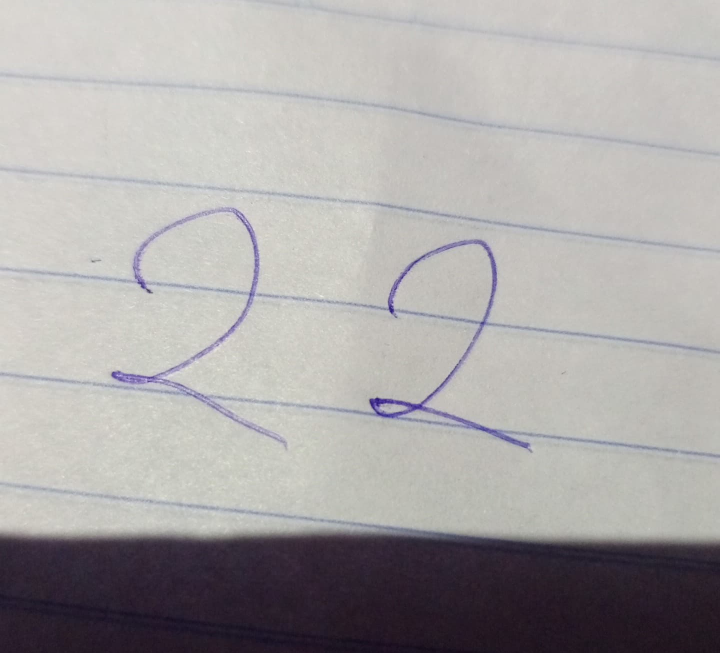
#> input picture test_image.jpg, 1440 x 1305 px (shown at 1/2 size)
$ python -i image_preprocessor.py   (imports and definitions only)
#> lines starting #> are read from the running program, lines starting #| are printed output that depends on the picture
#> further down, picture is the input picture: shape (1305, 1440, 3); mean B, G, R 166.6, 167.1, 170
"""
Enhanced image preprocessing module for the OCR system with Google Lens-like capabilities.

This module contains advanced image enhancement functions to optimize images for OCR accuracy,
including text detection, perspective correction, and intelligent preprocessing.
"""

import logging
from typing import Dict, List, Optional, Tuple, Union
import cv2
import numpy as np
from PIL import Image, ImageEnhance, ImageFilter
import math

from config import Config
from utils import Timer

logger = logging.getLogger(__name__)

class ImagePreprocessingError(Exception):
    """Custom exception for image preprocessing errors."""
    pass

class ImagePreprocessor:
    """
    Enhanced image preprocessor with Google Lens-like capabilities.
    """

    def __init__(self, config: Optional[Config] = None):
        """
        Initialize the image preprocessor.

        Args:
            config: Configuration object with preprocessing parameters
        """
        self.config = config if config is not None else Config()
        self.target_dpi = self.config.TARGET_DPI
        self.max_dimension = self.config.MAX_IMAGE_DIMENSION

    # [39 lines left out: function load_image, not called in this run]

    def detect_text_regions(self, image: np.ndarray) -> List[Tuple[int, int, int, int]]:
        """
        Detect text regions in the image using MSER and contour detection.

        Args:
            image: Input image array

        Returns:
            List of bounding boxes (x, y, width, height)
        """
        try:
            # Convert to grayscale
            if len(image.shape) == 3:
                gray = cv2.cvtColor(image, cv2.COLOR_BGR2GRAY)
            else:
                gray = image.copy()
            # Apply MSER (Maximally Stable Extremal Regions)
            mser = cv2.MSER_create()
            mser.setMinArea(100)
            mser.setMaxArea(2000)
            mser.setDelta(5)

            regions, _ = mser.detectRegions(gray)
#> regions = 29 items

            # Convert regions to bounding boxes
            text_regions = []
            for region in regions:
                x, y, w, h = cv2.boundingRect(region)
                # Filter by aspect ratio and size
                aspect_ratio = w / h if h > 0 else 0
                if 0.1 < aspect_ratio < 10 and w > 20 and h > 10:
                    text_regions.append((x, y, w, h))
#> this loop made 29 passes
#> (x, y, w, h, aspect_ratio) on passes 1 to 12: (777, 603, 11, 24, 0.458), (777, 602, 11, 25, 0.44), (777, 602, 11, 25, 0.44), (776, 601, 12, 26, 0.462), (776, 599, 12, 28, 0.429), (739, 796, 49, 38, 1.29), (739, 796, 51, 38, 1.34), (739, 796, 67, 40, 1.68), (739, 775, 139, 61, 2.28), (739, 775, 140, 61, 2.3), (223, 742, 28, 22, 1.27), (275, 558, 16, 19, 0.842)
#> after the loop, text_regions = 21 items, first 6: (739, 796, 49, 38), (739, 796, 51, 38), (739, 796, 67, 40), (739, 775, 139, 61), (739, 775, 140, 61), (223, 742, 28, 22)

            # Merge overlapping regions
            text_regions = self._merge_overlapping_boxes(text_regions)

            logger.debug(f"Detected {len(text_regions)} text regions")
            return text_regions

        except Exception as e:
            logger.warning(f"Text region detection failed: {str(e)}")
            return []

    def _merge_overlapping_boxes(self, boxes: List[Tuple[int, int, int, int]]) -> List[Tuple[int, int, int, int]]:
        """Merge overlapping bounding boxes."""
        if not boxes:
            return []

        # Sort boxes by x coordinate
        boxes = sorted(boxes, key=lambda x: x[0])
#> boxes = 21 items, first 6: (223, 742, 28, 22), (266, 504, 40, 83), (739, 796, 49, 38), (739, 796, 51, 38), (739, 796, 67, 40), (739, 775, 139, 61)

        merged = []
        current = list(boxes[0])
#> current = [223, 742, 28, 22]

        for box in boxes[1:]:
            # Check if boxes overlap or are close
            if (current[0] + current[2] >= box[0] - 10 and
                current[1] + current[3] >= box[1] - 10):
                # Merge boxes
                x1 = min(current[0], box[0])
                y1 = min(current[1], box[1])
                x2 = max(current[0] + current[2], box[0] + box[2])
                y2 = max(current[1] + current[3], box[1] + box[3])
                current = [x1, y1, x2 - x1, y2 - y1]
            else:
                merged.append(tuple(current))
                current = list(box)
#> this loop made 20 passes
#> (box, y1, x2, y2, current) on passes 7 to 18: ((750, 806, 72, 22), 775, 879, 836, [739, 775, 140, 61]), ((751, 806, 66, 22), 775, 879, 836, [739, 775, 140, 61]), ((751, 806, 67, 22), 775, 879, 836, [739, 775, 140, 61]), ((751, 806, 67, 22), 775, 879, 836, [739, 775, 140, 61]), ((751, 806, 67, 22), 775, 879, 836, [739, 775, 140, 61]), ((751, 806, 68, 22), 775, 879, 836, [739, 775, 140, 61]), ((757, 807, 59, 20), 775, 879, 836, [739, 775, 140, 61]), ((757, 806, 60, 22), 775, 879, 836, [739, 775, 140, 61]), ((758, 807, 57, 19), 775, 879, 836, [739, 775, 140, 61]), ((758, 807, 57, 19), 775, 879, 836, [739, 775, 140, 61]), ((759, 808, 55, 17), 775, 879, 836, [739, 775, 140, 61]), ((760, 808, 54, 17), 775, 879, 836, [739, 775, 140, 61])
#> (y1, x2, y2, current) on passes 3 to 6: (796, 790, 834, [739, 796, 51, 38]), (796, 806, 836, [739, 796, 67, 40]), (775, 878, 836, [739, 775, 139, 61]), (775, 879, 836, [739, 775, 140, 61])
#> after the loop, merged = [(223, 742, 28, 22), (266, 504, 40, 83)]; x1 = 739; x2 = 930; y1 = 775; y2 = 851

        merged.append(tuple(current))
        return merged

    # [255 lines left out: functions correct_perspective, enhance_for_text_detection, adaptive_binarization, resize_image_optimal, enhance_contrast_adaptive, reduce_noise_advanced, not called in this run]

    def correct_skew_advanced(self, image: np.ndarray) -> Tuple[np.ndarray, float]:
        """
        Advanced skew detection and correction using text regions.

        Args:
            image: Input image array

        Returns:
            Tuple of (corrected_image, skew_angle)
        """
        try:
            # Convert to grayscale if needed
            if len(image.shape) == 3:
                gray = cv2.cvtColor(image, cv2.COLOR_BGR2GRAY)
            else:
                gray = image.copy()

            # Detect text regions
            text_regions = self.detect_text_regions(image)
#> in detect_text_regions, `text_regions = self._merge_overlapping_boxes(text_regions)`: text_regions = [(223, 742, 28, 22), (266, 504, 40, 83), (739, 775, 191, 76)]

            if len(text_regions) < 2:
                # Fallback to traditional method
                return self._correct_skew_traditional(gray)

            # Calculate angles from text regions
            angles = []
            for x, y, w, h in text_regions:
                if w > 50 and h > 20:  # Only consider significant text regions
                    # Extract region and find lines
                    region = gray[y:y+h, x:x+w]
                    edges = cv2.Canny(region, 30, 100, apertureSize=3)
                    lines = cv2.HoughLines(edges, 1, np.pi/180, threshold=50)

                    if lines is not None:
                        for line in lines:
                            rho, theta = line[0]
                            angle = np.degrees(theta) - 90
                            if abs(angle) < 45:  # Filter out vertical lines
                                angles.append(angle)
#> this loop made 3 passes
#> pass 3, in correct_skew_advanced, `region = gray[y:y+h, x:x+w]`:
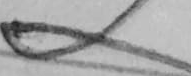
#> region: shape (76, 191); min 34, max 205, mean 164.1
#> pass 3, in correct_skew_advanced, `edges = cv2.Canny(region, 30, 100, apertureSize=3)`:
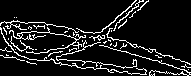
#> edges: shape (76, 191); 10.7% white in thin lines or dots
#> after the loop, angles = 29 values, max 20 at index 26, min -42 at index 19, mean 8.41

            if angles:
                # Use median angle for stability
                final_angle = float(np.median(angles))
#> final_angle = 9

                # Only correct if angle is significant
                if abs(final_angle) > 0.5:
                    corrected = self._rotate_image(image, final_angle)
                    logger.info(f"Advanced skew correction: {final_angle:.2f} degrees")
                    return corrected, final_angle

            logger.debug("No significant skew detected")
            return image, 0.0

        except Exception as e:
            logger.warning(f"Advanced skew correction failed: {str(e)}")
            return self._correct_skew_traditional(gray)

    # [31 lines left out: function _correct_skew_traditional, not called in this run]

    def _rotate_image(self, image: np.ndarray, angle: float) -> np.ndarray:
        """Rotate image by given angle."""
#> called with angle = 9
        height, width = image.shape[:2]
#> height = 1305; width = 1440
        center = (width // 2, height // 2)
#> center = (720, 652)

        # Get rotation matrix
        rotation_matrix = cv2.getRotationMatrix2D(center, angle, 1.0)
#> rotation_matrix = [[0.988, 0.156, -93.13], [-0.156, 0.988, 120.7]]

        # Perform rotation
        rotated = cv2.warpAffine(image, rotation_matrix, (width, height),
                                flags=cv2.INTER_LINEAR, borderMode=cv2.BORDER_REPLICATE)
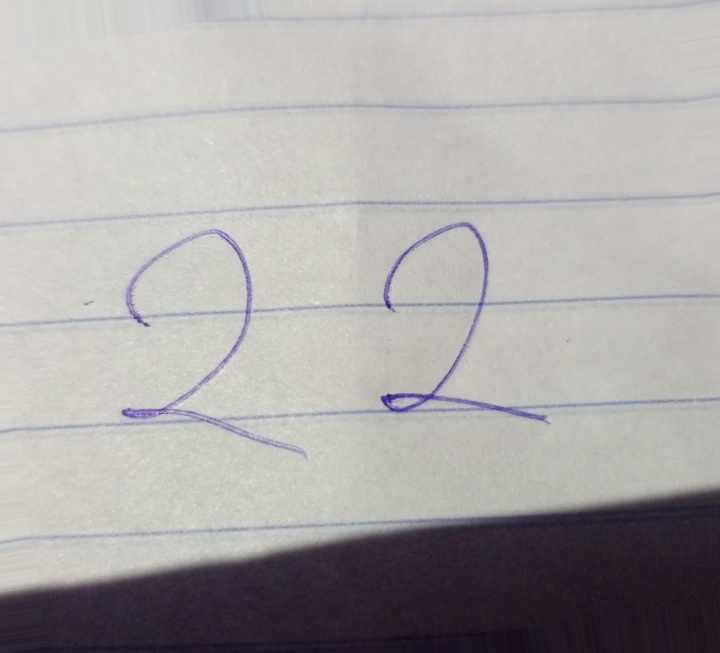
#> rotated: shape (1305, 1440, 3) (shown at 1/2 size); mean B, G, R 167.2, 167.7, 170.5

        return rotated

    # [110 lines left out: functions preprocess_pipeline, _assess_quality_improvement, preprocess_for_ocr, not called in this run]

>>> import cv2
>>> picture = cv2.imread('test_image.jpg')
>>> result = ImagePreprocessor().correct_skew_advanced(picture)

$ run again, on testimage.jpg
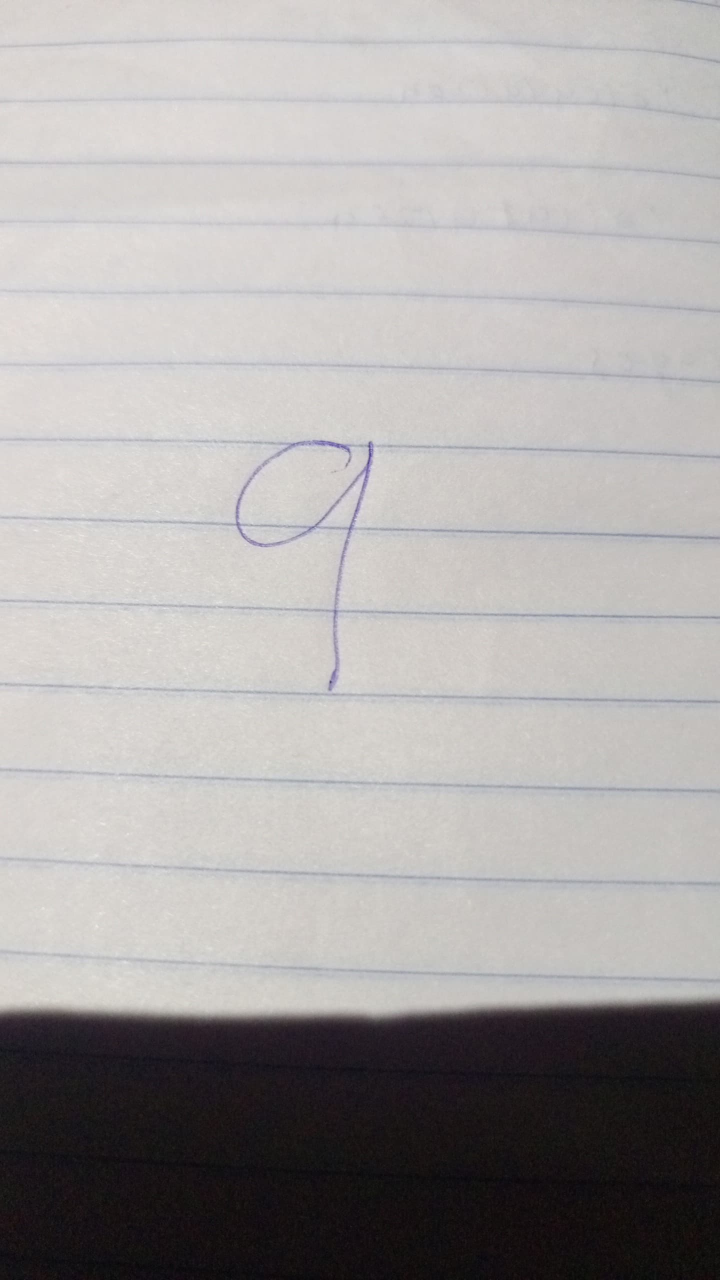
#> input picture testimage.jpg, 1440 x 2560 px (shown at 1/2 size)
#> picture is the input picture: shape (2560, 1440, 3); mean B, G, R 164.2, 164.9, 168
#> the loop in detect_text_regions, `for region in regions:` made 4 passes
#> (x, y, w, h, aspect_ratio) on passes 1 to 4: (733, 884, 10, 64, 0.156), (629, 881, 72, 25, 2.88), (628, 881, 73, 25, 2.92), (626, 881, 75, 29, 2.59)
#> after the loop in detect_text_regions, `for region in regions:`: text_regions = [(629, 881, 72, 25), (628, 881, 73, 25), (626, 881, 75, 29)]
#> boxes = [(626, 881, 75, 29), (628, 881, 73, 25), (629, 881, 72, 25)]
#> in _merge_overlapping_boxes, `current = list(boxes[0])`: current = [626, 881, 75, 29]
#> the loop in _merge_overlapping_boxes, `for box in boxes[1:]:` made 2 passes
#> (box, x1, y1, x2, y2, current) on passes 1 to 2: ((628, 881, 73, 25), 626, 881, 701, 910, [626, 881, 75, 29]), ((629, 881, 72, 25), 626, 881, 701, 910, [626, 881, 75, 29])
#> after the loop in _merge_overlapping_boxes, `for box in boxes[1:]:`: merged = []; x1 = 626; x2 = 701; y1 = 881; y2 = 910
#> in detect_text_regions, `text_regions = self._merge_overlapping_boxes(text_regions)`: text_regions = [(626, 881, 75, 29)]
#> in _correct_skew_traditional, `edges = cv2.Canny(gray, 30, 100, apertureSize=3)`:
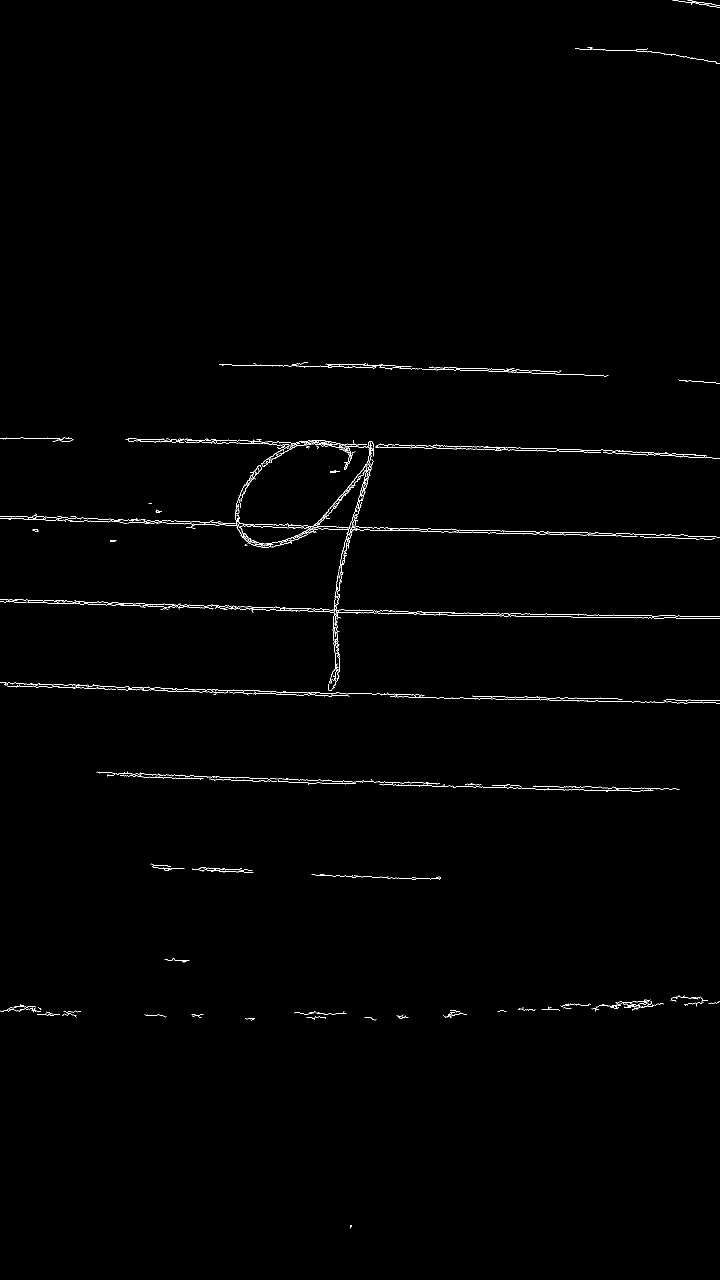
#> edges: shape (2560, 1440) (shown at 1/2 size); 0.61% white in thin lines or dots
#> lines = 112 rows, first 8: [1209, 1.59], [1030, 1.61], [1213, 1.59], [1380, 1.59], [1028, 1.61], [1375, 1.59], [877, 1.59], [863, 1.61]
#> the loop in _correct_skew_traditional, `for line in lines:` made 112 passes
#> after the loop in _correct_skew_traditional, `for line in lines:`: angles = 84 values, max 3 at index 22, min -2 at index 60, mean 1.35
#> final_angle = 1
#> rotation_matrix = [[1, 0.0175, -22.23], [-0.0175, 1, 12.76]]
